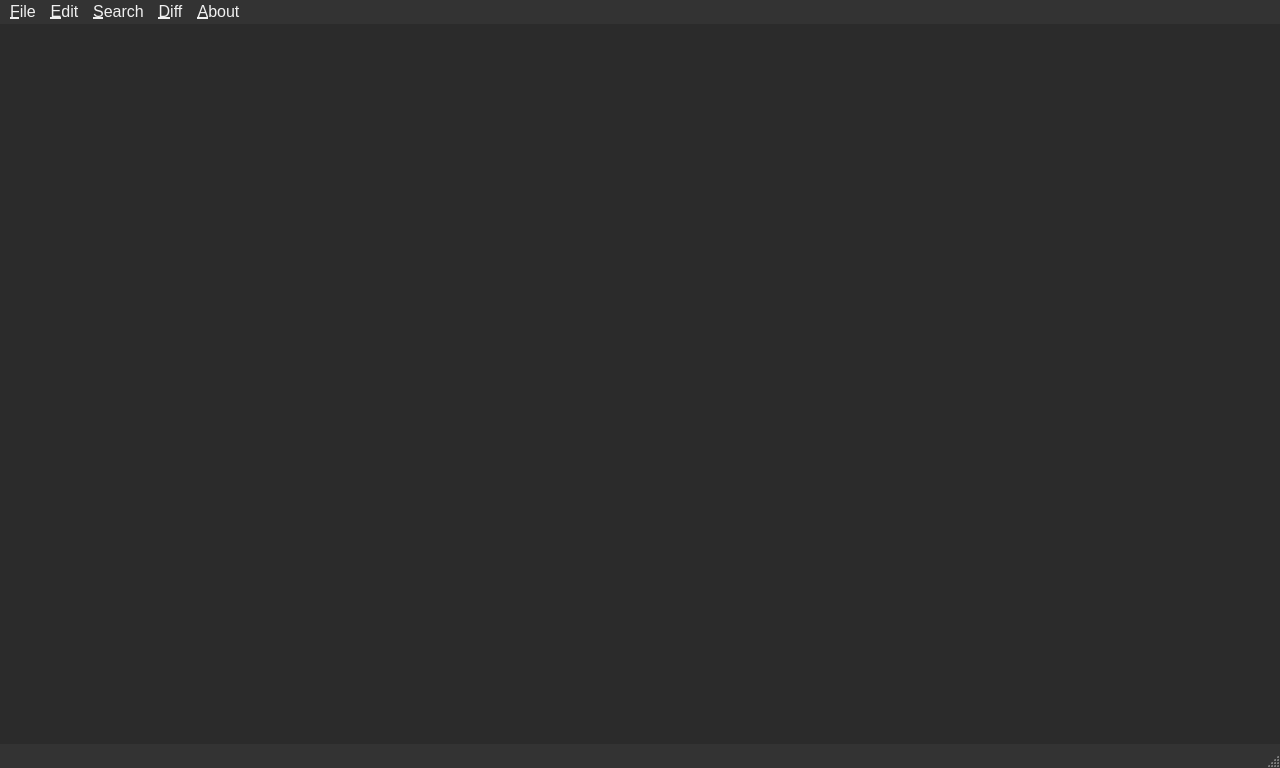
<?xml version="1.0" encoding="UTF-8"?>
<ui version="4.0">
 <class>EditorForm</class>
 <widget class="QMainWindow" name="EditorForm">
  <property name="windowModality">
   <enum>Qt::WindowModality::NonModal</enum>
  </property>
  <property name="geometry">
   <rect>
    <x>0</x>
    <y>0</y>
    <width>1280</width>
    <height>768</height>
   </rect>
  </property>
  <property name="windowTitle">
   <string/>
  </property>
  <property name="styleSheet">
   <string notr="true">/* 全域字型與間距 */
* { font-family: &quot;Microsoft JhengHei UI&quot;,&quot;Segoe UI&quot;,&quot;Noto Sans CJK TC&quot;; font-size: 12pt; }
QMainWindow { background: #1f1f1f; }
QLabel { color: #e8e8e8; font-weight: 400; }

/* 控制列按鈕 */
QPushButton {
  background: #2b2f3a; color: #eaeaea; border: 1px solid #3a3f4b;
  border-radius: 8px; padding: 6px 14px;
}
QPushButton:hover { background: #343a46; }
QPushButton:pressed { background: #2a2f39; }

/* ComboBox */
QComboBox {
  background: #2b2f3a; color: #eaeaea; border: 1px solid #3a3f4b; border-radius: 8px; padding: 4px 10px;
}
QComboBox QAbstractItemView { background: #2b2f3a; color: #eaeaea; selection-background-color: #3b4150; }

/* 文字框 */
QPlainTextEdit {
  background: #111317; color: #dfe3ea; border: 1px solid #343a46; border-radius: 10px;
  selection-background-color: #394359;
}

/* 分隔條 */
QSplitter::handle { background: #2a2f39; width: 6px; }

QMainWindow {
    background-color: #2b2b2b;   /* 主背景 */
    color: #f0f0f0;
}

QMenuBar {
    background-color: #333;
    color: #f0f0f0;
}
QMenuBar::item::selected {
    background-color: #444;
}

QMenu {
    background-color: #555;
	color:#f0f0f0;
	selection-background-color: #444;
}

QAction {
	background-color: #555;
	color:#f0f0f0;
	selection-background-color: #444;
}

QTextEdit {
    background-color: #1e1e1e;
    color: #e0e0e0;
    border: 1px solid #555;
    border-radius: 6px;
    padding: 6px;
    font: 11pt &quot;Arial&quot;;
}

QLineEdit {
    background-color: #1e1e1e;
    color: #e0e0e0;
    border: 1px solid #555;
    border-radius: 6px;
    padding: 6px;
    font: 11pt &quot;Arial&quot;;
}

QPushButton {
    background-color: #3c3f41;
    color: #ffffff;
    border: 1px solid #555;
    border-radius: 6px;
    padding: 6px 12px;
}
QPushButton:hover {
    background-color: #505357;
}
QPushButton:pressed {
    background-color: #2e2f30;
}

QComboBox {
    background-color: #2d2d30;
    color: #f0f0f0;
    border: 1px solid #555;
    border-radius: 6px;
    padding: 4px;
}

QTableWidget{
	
}

QTabWidget::pane {
    border: 1px solid #3a3f4b;
    background: #1f1f1f;
}

QTabBar::tab {
    background: #2b2f3a;
    color: #eaeaea;
    padding: 6px 14px;
    border: 1px solid #3a3f4b;
    border-bottom: none;
    border-top-left-radius: 6px;
    border-top-right-radius: 6px;
    margin-right: 2px;
}

QTabBar::tab:selected {
    background: #1f1f1f;
    color: #ffffff;
    border-bottom: 1px solid #1f1f1f;
}

QTabBar::tab:hover {
    background: #343a46;
}

QTabBar::close-button:hover {
    background: #ff8080;
	color: #ff5c5c;
    border-radius: 4px;
}

QStatusBar {
    background-color: #333;
    color: #f0f0f0;
}</string>
  </property>
  <widget class="QWidget" name="centralwidget">
   <layout class="QVBoxLayout" name="verticalLayout">
    <item>
     <widget class="QWidget" name="hexViewWidget" native="true"/>
    </item>
   </layout>
  </widget>
  <widget class="QMenuBar" name="menubar">
   <property name="geometry">
    <rect>
     <x>0</x>
     <y>0</y>
     <width>1280</width>
     <height>25</height>
    </rect>
   </property>
   <widget class="QMenu" name="menuFile">
    <property name="title">
     <string>&amp;File</string>
    </property>
    <addaction name="actionNew"/>
    <addaction name="actionOpen"/>
    <addaction name="actionSave"/>
    <addaction name="actionSaveAs"/>
    <addaction name="separator"/>
    <addaction name="actionNextPage"/>
    <addaction name="actionPrevPage"/>
    <addaction name="separator"/>
    <addaction name="actionClose"/>
    <addaction name="actionExit"/>
   </widget>
   <widget class="QMenu" name="menuEdit">
    <property name="title">
     <string>&amp;Edit</string>
    </property>
    <addaction name="actionUndo"/>
    <addaction name="actionRedo"/>
    <addaction name="separator"/>
    <addaction name="actionCopy"/>
    <addaction name="actionPaste"/>
    <addaction name="separator"/>
    <addaction name="actionOpenCloseInterpret"/>
   </widget>
   <widget class="QMenu" name="menuAbout">
    <property name="title">
     <string>&amp;About</string>
    </property>
    <addaction name="actionShortcutKey"/>
    <addaction name="separator"/>
    <addaction name="actionAbout"/>
   </widget>
   <widget class="QMenu" name="menuSearch">
    <property name="title">
     <string>&amp;Search</string>
    </property>
    <addaction name="actionSearch"/>
    <addaction name="actionFindNext"/>
    <addaction name="actionFindPrev"/>
    <addaction name="separator"/>
    <addaction name="actionGotoOffset"/>
   </widget>
   <widget class="QMenu" name="menuDiff">
    <property name="title">
     <string>&amp;Diff</string>
    </property>
    <addaction name="actionDiffOpen"/>
    <addaction name="separator"/>
    <addaction name="actionDiffNext"/>
    <addaction name="actionDiffPrev"/>
    <addaction name="separator"/>
    <addaction name="actionDiffClose"/>
   </widget>
   <addaction name="menuFile"/>
   <addaction name="menuEdit"/>
   <addaction name="menuSearch"/>
   <addaction name="menuDiff"/>
   <addaction name="menuAbout"/>
  </widget>
  <widget class="QStatusBar" name="statusbar"/>
  <action name="actionOpen">
   <property name="text">
    <string>&amp;Open</string>
   </property>
  </action>
  <action name="actionSave">
   <property name="text">
    <string>&amp;Save</string>
   </property>
  </action>
  <action name="actionSaveAs">
   <property name="text">
    <string>Save &amp;As...</string>
   </property>
  </action>
  <action name="actionShortcutKey">
   <property name="text">
    <string>&amp;Shortcut Key</string>
   </property>
  </action>
  <action name="actionAbout">
   <property name="text">
    <string>&amp;About Hexadecimal Editor</string>
   </property>
  </action>
  <action name="actionNew">
   <property name="text">
    <string>&amp;New</string>
   </property>
  </action>
  <action name="actionClose">
   <property name="text">
    <string>&amp;Close</string>
   </property>
  </action>
  <action name="actionExit">
   <property name="text">
    <string>&amp;Exit</string>
   </property>
  </action>
  <action name="actionSearch">
   <property name="text">
    <string>&amp;Search</string>
   </property>
  </action>
  <action name="actionFindNext">
   <property name="text">
    <string>Find &amp;Next</string>
   </property>
  </action>
  <action name="actionFindPrev">
   <property name="text">
    <string>Find &amp;Prev</string>
   </property>
  </action>
  <action name="actionGotoOffset">
   <property name="text">
    <string>&amp;Goto Offset</string>
   </property>
  </action>
  <action name="actionUndo">
   <property name="text">
    <string>&amp;Undo</string>
   </property>
  </action>
  <action name="actionRedo">
   <property name="text">
    <string>&amp;Redo</string>
   </property>
  </action>
  <action name="actionCopy">
   <property name="text">
    <string>&amp;Copy</string>
   </property>
  </action>
  <action name="actionPaste">
   <property name="text">
    <string>&amp;Paste</string>
   </property>
  </action>
  <action name="actionOpenCloseInterpret">
   <property name="text">
    <string>Open / Close &amp;Interpret</string>
   </property>
  </action>
  <action name="actionDiffOpen">
   <property name="text">
    <string>&amp;Open</string>
   </property>
  </action>
  <action name="actionDiffNext">
   <property name="text">
    <string>Diff &amp;Next</string>
   </property>
  </action>
  <action name="actionDiffPrev">
   <property name="text">
    <string>Diff &amp;Prev</string>
   </property>
  </action>
  <action name="actionDiffClose">
   <property name="text">
    <string>&amp;Close</string>
   </property>
  </action>
  <action name="actionNextPage">
   <property name="text">
    <string>&amp;Next Page</string>
   </property>
  </action>
  <action name="actionPrevPage">
   <property name="text">
    <string>&amp;Prev Page</string>
   </property>
  </action>
 </widget>
 <resources/>
 <connections/>
</ui>
